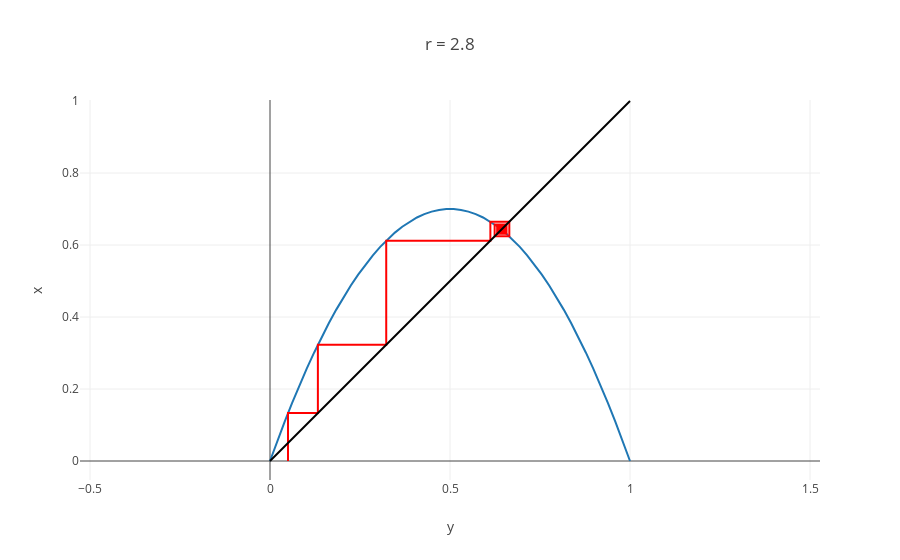

Write notebook code for a chart like this one.
### Code cell
r = 2.8
f = lambda x: r * x * (1 - x)

x0 = 0.05
x = np.linspace(0, 1)

a, b = cobweb(x0, f)

figure = go.Figure(data=[
    go.Scatter(x=x, y=f(x)),
    go.Scatter(x=a, y=b, line=dict(color='red'))
], layout=go.Layout(
    title=f'r = {r} ',
    showlegend=False,
    shapes=[
        dict(x0=0, x1=1, y0=0, y1=1, type='line')
    ],
    xaxis=dict(title='y'),
    yaxis=dict(title='x', scaleanchor='x')
))

py.iplot(figure)

### Figure 1 — Plotly figure (JSON) as saved in the notebook; plotly's stock layout.template omitted (floating-point values rounded to 4 significant figures; data arrays with more than 128 entries replaced by an {"elided": "..."} marker saying what was removed)
{"data": [{"type": "scatter", "uid": "8dcc916f-f1ce-4fdb-b2f8-00dbdff53bed", "x": [0, 0.02041, 0.04082, 0.06122, 0.08163, 0.102, 0.1224, 0.1429, 0.1633, 0.1837, 0.2041, 0.2245, 0.2449, 0.2653, 0.2857, 0.3061, 0.3265, 0.3469, 0.3673, 0.3878, 0.4082, 0.4286, 0.449, 0.4694, 0.4898, 0.5102, 0.5306, 0.551, 0.5714, 0.5918, 0.6122, 0.6327, 0.6531, 0.6735, 0.6939, 0.7143, 0.7347, 0.7551, 0.7755, 0.7959, 0.8163, 0.8367, 0.8571, 0.8776, 0.898, 0.9184, 0.9388, 0.9592, 0.9796, 1], "y": [0, 0.05598, 0.1096, 0.1609, 0.2099, 0.2566, 0.3009, 0.3429, 0.3825, 0.4198, 0.4548, 0.4875, 0.5178, 0.5458, 0.5714, 0.5948, 0.6157, 0.6344, 0.6507, 0.6647, 0.6764, 0.6857, 0.6927, 0.6974, 0.6997, 0.6997, 0.6974, 0.6927, 0.6857, 0.6764, 0.6647, 0.6507, 0.6344, 0.6157, 0.5948, 0.5714, 0.5458, 0.5178, 0.4875, 0.4548, 0.4198, 0.3825, 0.3429, 0.3009, 0.2566, 0.2099, 0.1609, 0.1096, 0.05598, 0]}, {"line": {"color": "red"}, "type": "scatter", "uid": "efc888c0-20e5-4591-92a3-ead50bb7fc03", "x": {"elided": "202 float values"}, "y": {"elided": "202 float values"}}], "layout": {"shapes": [{"type": "line", "x0": 0, "x1": 1, "y0": 0, "y1": 1}], "showlegend": false, "title": "r = 2.8 ", "xaxis": {"title": "y"}, "yaxis": {"scaleanchor": "x", "title": "x"}}}
